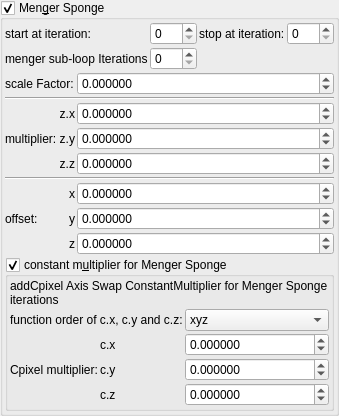
    <widget class="MyGroupBox" name="groupCheck_transf_function_enabled">
     <property name="font">
      <font>
       <weight>50</weight>
       <bold>false</bold>
      </font>
     </property>
     <property name="toolTip">
      <string/>
     </property>
     <property name="title">
      <string>Men&amp;ger Sponge</string>
     </property>
     <property name="checkable">
      <bool>true</bool>
     </property>
     <layout class="QVBoxLayout" name="verticalLayout_29" stretch="0,0,0">
      <property name="spacing">
       <number>2</number>
      </property>
      <property name="leftMargin">
       <number>2</number>
      </property>
      <property name="topMargin">
       <number>2</number>
      </property>
      <property name="rightMargin">
       <number>2</number>
      </property>
      <property name="bottomMargin">
       <number>2</number>
      </property>
      <item>
       <layout class="QGridLayout" name="gridLayout_14">
        <item row="0" column="1">
         <widget class="MySpinBox" name="spinboxInt_transf_start_iterations_M">
          <property name="sizePolicy">
           <sizepolicy hsizetype="Minimum" vsizetype="Maximum">
            <horstretch>0</horstretch>
            <verstretch>0</verstretch>
           </sizepolicy>
          </property>
          <property name="font">
           <font>
            <weight>50</weight>
            <bold>false</bold>
           </font>
          </property>
          <property name="maximum">
           <number>250</number>
          </property>
         </widget>
        </item>
        <item row="0" column="0">
         <widget class="QLabel" name="label_67">
          <property name="font">
           <font>
            <weight>50</weight>
            <bold>false</bold>
           </font>
          </property>
          <property name="text">
           <string>start at iteration:</string>
          </property>
         </widget>
        </item>
        <item row="0" column="3">
         <widget class="MySpinBox" name="spinboxInt_transf_stop_iterations_M">
          <property name="sizePolicy">
           <sizepolicy hsizetype="Minimum" vsizetype="Maximum">
            <horstretch>0</horstretch>
            <verstretch>0</verstretch>
           </sizepolicy>
          </property>
          <property name="font">
           <font>
            <weight>50</weight>
            <bold>false</bold>
           </font>
          </property>
          <property name="maximum">
           <number>250</number>
          </property>
         </widget>
        </item>
        <item row="0" column="2">
         <widget class="QLabel" name="label_252">
          <property name="font">
           <font>
            <weight>50</weight>
            <bold>false</bold>
           </font>
          </property>
          <property name="text">
           <string>stop at iteration:</string>
          </property>
         </widget>
        </item>
        <item row="1" column="0">
         <widget class="QLabel" name="label_92">
          <property name="font">
           <font>
            <weight>50</weight>
            <bold>false</bold>
           </font>
          </property>
          <property name="text">
           <string>menger sub-loop Iterations</string>
          </property>
         </widget>
        </item>
        <item row="1" column="1">
         <widget class="MySpinBox" name="spinboxInt_transf_int_1">
          <property name="sizePolicy">
           <sizepolicy hsizetype="Minimum" vsizetype="Maximum">
            <horstretch>0</horstretch>
            <verstretch>0</verstretch>
           </sizepolicy>
          </property>
          <property name="font">
           <font>
            <weight>50</weight>
            <bold>false</bold>
           </font>
          </property>
          <property name="maximum">
           <number>250</number>
          </property>
         </widget>
        </item>
       </layout>
      </item>
      <item>
       <layout class="QGridLayout" name="gridLayout_63" columnstretch="0,0,0,1">
        <property name="spacing">
         <number>2</number>
        </property>
        <item row="4" column="2">
         <widget class="QLabel" name="label_98">
          <property name="font">
           <font>
            <weight>50</weight>
            <bold>false</bold>
           </font>
          </property>
          <property name="text">
           <string notr="true">z.z</string>
          </property>
          <property name="alignment">
           <set>Qt::AlignRight|Qt::AlignTrailing|Qt::AlignVCenter</set>
          </property>
         </widget>
        </item>
        <item row="2" column="3">
         <widget class="MyDoubleSpinBox" name="spinbox3_transf_constant_multiplierA_111_x">
          <property name="sizePolicy">
           <sizepolicy hsizetype="Minimum" vsizetype="Maximum">
            <horstretch>0</horstretch>
            <verstretch>0</verstretch>
           </sizepolicy>
          </property>
          <property name="font">
           <font>
            <weight>50</weight>
            <bold>false</bold>
           </font>
          </property>
          <property name="prefix">
           <string/>
          </property>
          <property name="suffix">
           <string/>
          </property>
          <property name="decimals">
           <number>6</number>
          </property>
          <property name="minimum">
           <double>-99.989999999999995</double>
          </property>
          <property name="maximum">
           <double>99.989999999999995</double>
          </property>
          <property name="singleStep">
           <double>0.100000000000000</double>
          </property>
         </widget>
        </item>
        <item row="3" column="3">
         <widget class="MyDoubleSpinBox" name="spinbox3_transf_constant_multiplierA_111_y">
          <property name="sizePolicy">
           <sizepolicy hsizetype="Minimum" vsizetype="Maximum">
            <horstretch>0</horstretch>
            <verstretch>0</verstretch>
           </sizepolicy>
          </property>
          <property name="font">
           <font>
            <weight>50</weight>
            <bold>false</bold>
           </font>
          </property>
          <property name="prefix">
           <string/>
          </property>
          <property name="suffix">
           <string/>
          </property>
          <property name="decimals">
           <number>6</number>
          </property>
          <property name="minimum">
           <double>-99.989999999999995</double>
          </property>
          <property name="maximum">
           <double>99.989999999999995</double>
          </property>
          <property name="singleStep">
           <double>0.100000000000000</double>
          </property>
         </widget>
        </item>
        <item row="4" column="3">
         <widget class="MyDoubleSpinBox" name="spinbox3_transf_constant_multiplierA_111_z">
          <property name="sizePolicy">
           <sizepolicy hsizetype="Minimum" vsizetype="Maximum">
            <horstretch>0</horstretch>
            <verstretch>0</verstretch>
           </sizepolicy>
          </property>
          <property name="font">
           <font>
            <weight>50</weight>
            <bold>false</bold>
           </font>
          </property>
          <property name="prefix">
           <string/>
          </property>
          <property name="suffix">
           <string/>
          </property>
          <property name="decimals">
           <number>6</number>
          </property>
          <property name="minimum">
           <double>-99.989999999999995</double>
          </property>
          <property name="maximum">
           <double>99.989999999999995</double>
          </property>
          <property name="singleStep">
           <double>0.100000000000000</double>
          </property>
         </widget>
        </item>
        <item row="2" column="1" rowspan="3">
         <widget class="QLabel" name="label_91">
          <property name="font">
           <font>
            <weight>50</weight>
            <bold>false</bold>
           </font>
          </property>
          <property name="text">
           <string>multiplier:</string>
          </property>
         </widget>
        </item>
        <item row="7" column="2">
         <widget class="QLabel" name="label_119">
          <property name="font">
           <font>
            <weight>50</weight>
            <bold>false</bold>
           </font>
          </property>
          <property name="text">
           <string notr="true">y</string>
          </property>
          <property name="alignment">
           <set>Qt::AlignRight|Qt::AlignTrailing|Qt::AlignVCenter</set>
          </property>
         </widget>
        </item>
        <item row="7" column="3">
         <widget class="MyDoubleSpinBox" name="spinbox3_transf_addition_constantA_000_y">
          <property name="sizePolicy">
           <sizepolicy hsizetype="Minimum" vsizetype="Maximum">
            <horstretch>0</horstretch>
            <verstretch>0</verstretch>
           </sizepolicy>
          </property>
          <property name="font">
           <font>
            <weight>50</weight>
            <bold>false</bold>
           </font>
          </property>
          <property name="prefix">
           <string/>
          </property>
          <property name="suffix">
           <string/>
          </property>
          <property name="decimals">
           <number>6</number>
          </property>
          <property name="minimum">
           <double>-99.989999999999995</double>
          </property>
          <property name="maximum">
           <double>99.989999999999995</double>
          </property>
          <property name="singleStep">
           <double>0.100000000000000</double>
          </property>
         </widget>
        </item>
        <item row="8" column="2">
         <widget class="QLabel" name="label_120">
          <property name="font">
           <font>
            <weight>50</weight>
            <bold>false</bold>
           </font>
          </property>
          <property name="text">
           <string notr="true">z</string>
          </property>
          <property name="alignment">
           <set>Qt::AlignRight|Qt::AlignTrailing|Qt::AlignVCenter</set>
          </property>
         </widget>
        </item>
        <item row="0" column="3">
         <widget class="MyDoubleSpinBox" name="spinbox_transf_scale_3">
          <property name="sizePolicy">
           <sizepolicy hsizetype="Minimum" vsizetype="Maximum">
            <horstretch>0</horstretch>
            <verstretch>0</verstretch>
           </sizepolicy>
          </property>
          <property name="font">
           <font>
            <weight>50</weight>
            <bold>false</bold>
           </font>
          </property>
          <property name="prefix">
           <string/>
          </property>
          <property name="suffix">
           <string/>
          </property>
          <property name="decimals">
           <number>6</number>
          </property>
          <property name="minimum">
           <double>-99.989999999999995</double>
          </property>
          <property name="maximum">
           <double>99.989999999999995</double>
          </property>
          <property name="singleStep">
           <double>0.100000000000000</double>
          </property>
         </widget>
        </item>
        <item row="0" column="1" colspan="2">
         <widget class="QLabel" name="label_64">
          <property name="font">
           <font>
            <weight>50</weight>
            <bold>false</bold>
           </font>
          </property>
          <property name="text">
           <string>scale Factor:</string>
          </property>
         </widget>
        </item>
        <item row="6" column="2">
         <widget class="QLabel" name="label_118">
          <property name="font">
           <font>
            <weight>50</weight>
            <bold>false</bold>
           </font>
          </property>
          <property name="text">
           <string notr="true">x</string>
          </property>
          <property name="alignment">
           <set>Qt::AlignRight|Qt::AlignTrailing|Qt::AlignVCenter</set>
          </property>
         </widget>
        </item>
        <item row="1" column="1" colspan="3">
         <widget class="Line" name="line_55">
          <property name="orientation">
           <enum>Qt::Horizontal</enum>
          </property>
         </widget>
        </item>
        <item row="6" column="1" rowspan="3">
         <widget class="QLabel" name="label_255">
          <property name="font">
           <font>
            <weight>50</weight>
            <bold>false</bold>
           </font>
          </property>
          <property name="text">
           <string>offset:</string>
          </property>
         </widget>
        </item>
        <item row="3" column="2">
         <widget class="QLabel" name="label_90">
          <property name="font">
           <font>
            <weight>50</weight>
            <bold>false</bold>
           </font>
          </property>
          <property name="text">
           <string notr="true">z.y</string>
          </property>
          <property name="alignment">
           <set>Qt::AlignRight|Qt::AlignTrailing|Qt::AlignVCenter</set>
          </property>
         </widget>
        </item>
        <item row="8" column="3">
         <widget class="MyDoubleSpinBox" name="spinbox3_transf_addition_constantA_000_z">
          <property name="sizePolicy">
           <sizepolicy hsizetype="Minimum" vsizetype="Maximum">
            <horstretch>0</horstretch>
            <verstretch>0</verstretch>
           </sizepolicy>
          </property>
          <property name="font">
           <font>
            <weight>50</weight>
            <bold>false</bold>
           </font>
          </property>
          <property name="prefix">
           <string/>
          </property>
          <property name="suffix">
           <string/>
          </property>
          <property name="decimals">
           <number>6</number>
          </property>
          <property name="minimum">
           <double>-99.989999999999995</double>
          </property>
          <property name="maximum">
           <double>99.989999999999995</double>
          </property>
          <property name="singleStep">
           <double>0.100000000000000</double>
          </property>
         </widget>
        </item>
        <item row="6" column="3">
         <widget class="MyDoubleSpinBox" name="spinbox3_transf_addition_constantA_000_x">
          <property name="sizePolicy">
           <sizepolicy hsizetype="Minimum" vsizetype="Maximum">
            <horstretch>0</horstretch>
            <verstretch>0</verstretch>
           </sizepolicy>
          </property>
          <property name="font">
           <font>
            <weight>50</weight>
            <bold>false</bold>
           </font>
          </property>
          <property name="prefix">
           <string/>
          </property>
          <property name="suffix">
           <string/>
          </property>
          <property name="decimals">
           <number>6</number>
          </property>
          <property name="minimum">
           <double>-99.989999999999995</double>
          </property>
          <property name="maximum">
           <double>99.989999999999995</double>
          </property>
          <property name="singleStep">
           <double>0.100000000000000</double>
          </property>
         </widget>
        </item>
        <item row="5" column="1" colspan="3">
         <widget class="Line" name="line_56">
          <property name="orientation">
           <enum>Qt::Horizontal</enum>
          </property>
         </widget>
        </item>
        <item row="2" column="2">
         <widget class="QLabel" name="label_93">
          <property name="font">
           <font>
            <weight>50</weight>
            <bold>false</bold>
           </font>
          </property>
          <property name="text">
           <string notr="true">z.x</string>
          </property>
          <property name="alignment">
           <set>Qt::AlignRight|Qt::AlignTrailing|Qt::AlignVCenter</set>
          </property>
          <property name="wordWrap">
           <bool>true</bool>
          </property>
         </widget>
        </item>
       </layout>
      </item>
      <item>
       <widget class="MyGroupBox" name="groupCheck_transf_function_enabledx_false">
        <property name="font">
         <font>
          <weight>50</weight>
          <bold>false</bold>
         </font>
        </property>
        <property name="toolTip">
         <string>&lt;html&gt;&lt;head/&gt;&lt;body&gt;&lt;p&gt;Cpixel is CVector3 c = ( c.x, c.y, c.z). It is each original point (pixel) in 3D space where the iteration starts from, ( c = original z for each point .) It is commonly found in formula structures z = f(z) + c.&lt;/p&gt;&lt;p&gt;The Cpixel multiplier effectively scales this point &amp;quot;c&amp;quot;.&lt;/p&gt;&lt;p&gt;This transform allows the swapping of the order of the &amp;quot;CVector3 c&amp;quot; components before being multiplied by &amp;quot;CVector3 z&amp;quot; components.&lt;/p&gt;&lt;/body&gt;&lt;/html&gt;</string>
        </property>
        <property name="title">
         <string>constant m&amp;ultiplier for Menger Sponge</string>
        </property>
        <property name="checkable">
         <bool>true</bool>
        </property>
        <layout class="QVBoxLayout" name="verticalLayout_52">
         <property name="spacing">
          <number>2</number>
         </property>
         <property name="leftMargin">
          <number>2</number>
         </property>
         <property name="topMargin">
          <number>2</number>
         </property>
         <property name="rightMargin">
          <number>2</number>
         </property>
         <property name="bottomMargin">
          <number>2</number>
         </property>
         <item>
          <widget class="QLabel" name="label">
           <property name="font">
            <font>
             <weight>50</weight>
             <bold>false</bold>
            </font>
           </property>
           <property name="text">
            <string>addCpixel Axis Swap ConstantMultiplier for Menger Sponge iterations</string>
           </property>
           <property name="wordWrap">
            <bool>true</bool>
           </property>
          </widget>
         </item>
         <item>
          <layout class="QGridLayout" name="gridLayout_26" columnstretch="0,0,1">
           <property name="spacing">
            <number>2</number>
           </property>
           <item row="0" column="0" colspan="2">
            <widget class="QLabel" name="label_2">
             <property name="font">
              <font>
               <weight>50</weight>
               <bold>false</bold>
              </font>
             </property>
             <property name="text">
              <string>function order of c.x, c.y and c.z:</string>
             </property>
            </widget>
           </item>
           <item row="1" column="2">
            <widget class="MyDoubleSpinBox" name="spinbox3_transf_constant_multiplierB_111_x">
             <property name="sizePolicy">
              <sizepolicy hsizetype="Minimum" vsizetype="Maximum">
               <horstretch>0</horstretch>
               <verstretch>0</verstretch>
              </sizepolicy>
             </property>
             <property name="font">
              <font>
               <weight>50</weight>
               <bold>false</bold>
              </font>
             </property>
             <property name="prefix">
              <string/>
             </property>
             <property name="suffix">
              <string/>
             </property>
             <property name="decimals">
              <number>6</number>
             </property>
             <property name="minimum">
              <double>-99.989999999999995</double>
             </property>
             <property name="maximum">
              <double>99.989999999999995</double>
             </property>
             <property name="singleStep">
              <double>0.100000000000000</double>
             </property>
            </widget>
           </item>
           <item row="1" column="1">
            <widget class="QLabel" name="label_112">
             <property name="font">
              <font>
               <weight>50</weight>
               <bold>false</bold>
              </font>
             </property>
             <property name="text">
              <string notr="true">c.x</string>
             </property>
            </widget>
           </item>
           <item row="2" column="2">
            <widget class="MyDoubleSpinBox" name="spinbox3_transf_constant_multiplierB_111_y">
             <property name="sizePolicy">
              <sizepolicy hsizetype="Minimum" vsizetype="Maximum">
               <horstretch>0</horstretch>
               <verstretch>0</verstretch>
              </sizepolicy>
             </property>
             <property name="font">
              <font>
               <weight>50</weight>
               <bold>false</bold>
              </font>
             </property>
             <property name="prefix">
              <string/>
             </property>
             <property name="suffix">
              <string/>
             </property>
             <property name="decimals">
              <number>6</number>
             </property>
             <property name="minimum">
              <double>-99.989999999999995</double>
             </property>
             <property name="maximum">
              <double>99.989999999999995</double>
             </property>
             <property name="singleStep">
              <double>0.100000000000000</double>
             </property>
            </widget>
           </item>
           <item row="3" column="2">
            <widget class="MyDoubleSpinBox" name="spinbox3_transf_constant_multiplierB_111_z">
             <property name="sizePolicy">
              <sizepolicy hsizetype="Minimum" vsizetype="Maximum">
               <horstretch>0</horstretch>
               <verstretch>0</verstretch>
              </sizepolicy>
             </property>
             <property name="font">
              <font>
               <weight>50</weight>
               <bold>false</bold>
              </font>
             </property>
             <property name="prefix">
              <string/>
             </property>
             <property name="suffix">
              <string/>
             </property>
             <property name="decimals">
              <number>6</number>
             </property>
             <property name="minimum">
              <double>-99.989999999999995</double>
             </property>
             <property name="maximum">
              <double>99.989999999999995</double>
             </property>
             <property name="singleStep">
              <double>0.100000000000000</double>
             </property>
            </widget>
           </item>
           <item row="0" column="2">
            <widget class="MyComboBox" name="comboBox_mandelbulbMulti_order_of_xyz_2">
             <property name="font">
              <font>
               <weight>50</weight>
               <bold>false</bold>
              </font>
             </property>
             <item>
              <property name="text">
               <string notr="true">xyz</string>
              </property>
             </item>
             <item>
              <property name="text">
               <string notr="true">xzy</string>
              </property>
             </item>
             <item>
              <property name="text">
               <string notr="true">yxz</string>
              </property>
             </item>
             <item>
              <property name="text">
               <string notr="true">yzx</string>
              </property>
             </item>
             <item>
              <property name="text">
               <string notr="true">zxy</string>
              </property>
             </item>
             <item>
              <property name="text">
               <string notr="true">zyx</string>
              </property>
             </item>
            </widget>
           </item>
           <item row="2" column="1">
            <widget class="QLabel" name="label_113">
             <property name="font">
              <font>
               <weight>50</weight>
               <bold>false</bold>
              </font>
             </property>
             <property name="text">
              <string notr="true">c.y</string>
             </property>
            </widget>
           </item>
           <item row="2" column="0">
            <widget class="QLabel" name="label_114">
             <property name="font">
              <font>
               <weight>50</weight>
               <bold>false</bold>
              </font>
             </property>
             <property name="text">
              <string>Cpixel multiplier:</string>
             </property>
            </widget>
           </item>
           <item row="3" column="1">
            <widget class="QLabel" name="label_121">
             <property name="font">
              <font>
               <weight>50</weight>
               <bold>false</bold>
              </font>
             </property>
             <property name="text">
              <string notr="true">c.z</string>
             </property>
            </widget>
           </item>
          </layout>
         </item>
        </layout>
       </widget>
      </item>
     </layout>
    </widget>
